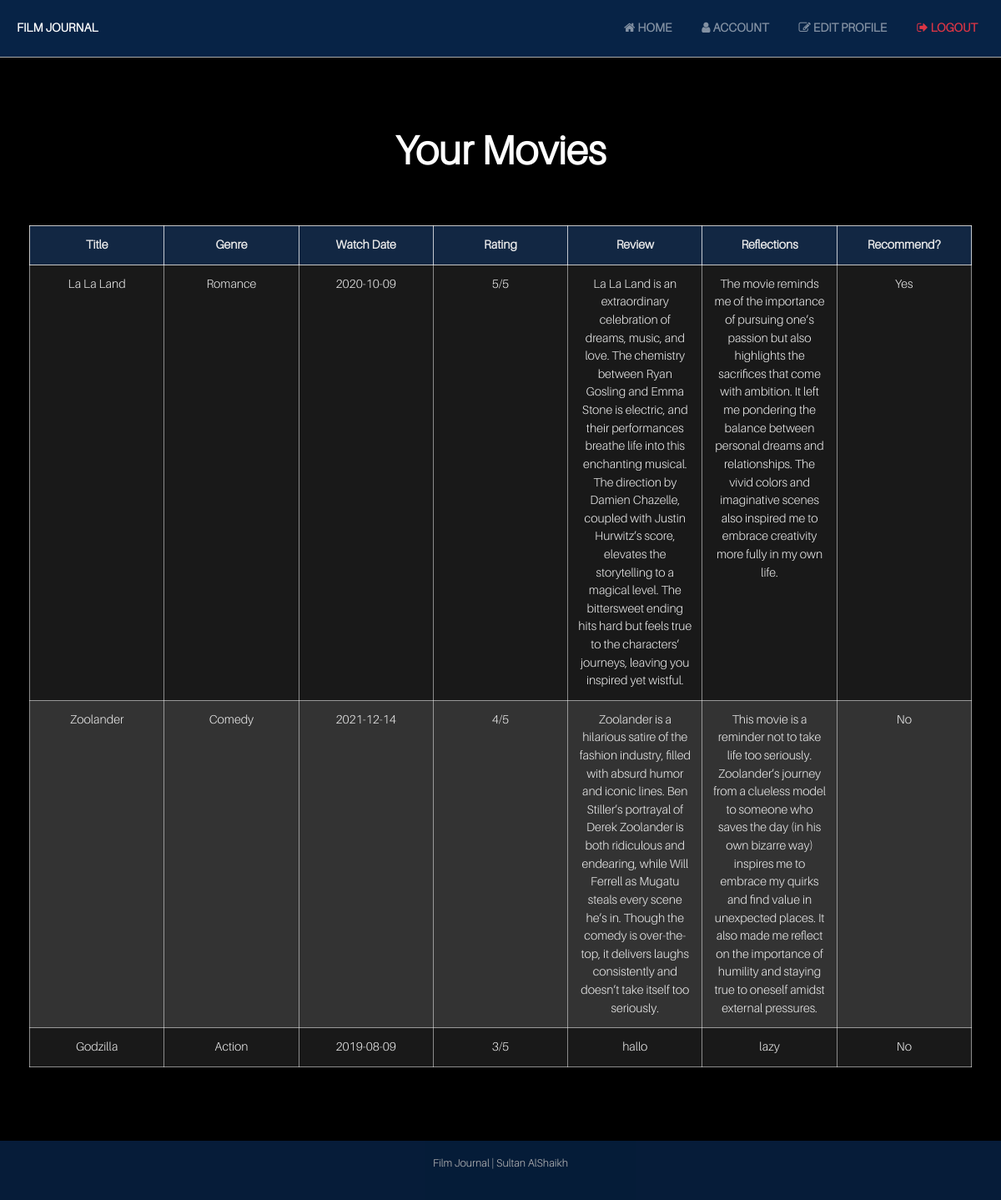
Page /account (signed in) on the committed database.
### app/models.py (models this page shows, shortened)
class Movie(db.Model):
    __tablename__ = 'movie'
    id = db.Column(db.Integer, primary_key=True)
    title = db.Column(db.String(100), nullable=False)
    rating = db.Column(db.Integer, nullable=False)
    watch_date = db.Column(db.Date)
    genre = db.Column(db.String(50))
    review = db.Column(db.String(500))
    reflections = db.Column(db.String(500))
    watched = db.Column(db.Boolean, default=False)
    recommend = db.Column(db.Boolean, default=False)
    tmdb_id = db.Column(db.Integer, unique=True, nullable=True)
    poster_url = db.Column(db.String(255), nullable=True)
    user_id = db.Column(db.Integer, db.ForeignKey('user.id'), nullable=False)
    likes = db.relationship('Like', backref='liked_movie', lazy='dynamic')

### app/views.py (the view)
@app.route('/account')
@login_required
def account():
    movies = Movie.query.filter_by(user_id=current_user.id).all()
    return render_template('account.html', movies=movies)

### app/__init__.py (called while the page is built)
@login_manager.user_loader
def load_user(user_id):
    return models.User.query.get(int(user_id))

### app/templates/account.html (shortened to what this page needs)
{% extends "base.html" %}
{% block content %}
<h1>Your Movies</h1>
{% if movies %}
  <div class="table-container">
    <table class="table table-striped">
      <thead>
        <tr>
          <th>Title</th>
          <th>Genre</th>
          <th>Watch Date</th>
          <th>Rating</th>
          <th>Review</th>
          <th>Reflections</th>
          <th>Recommend?</th>
        </tr>
      </thead>
      <tbody>
        {% for movie in movies %}
        <tr>
          <td>{{ movie.title }}</td>
          <td>{{ movie.genre }}</td>
          <td>{{ movie.watch_date.strftime('%Y-%m-%d') if movie.watch_date else 'N/A' }}</td>
          <td>{{ movie.rating }}/5</td>
          <td>{{ movie.review }}</td>
          <td>{{ movie.reflections }}</td>
          <td>{{ 'Yes' if movie.recommend else 'No' }}</td>
        </tr>
        {% endfor %}
      </tbody>
    </table>
  </div>
{% else %}
  <p>You have no movies logged yet.</p>
{% endif %}
{% endblock %}

### app/static/styles.css (style rules this page uses)
:root { --primary-color: #000000; --secondary-color: #FFFFFF; --highlight-color: #1A73E8; --card-background: #1A1A1A; --text-color: #EAEAEA; --button-hover: #0056b3; --shadow-color: rgba(0, 0, 0, 0.5); --gold-color: #FFD700; --gray-star: #ccc; }
body { font-family: 'Aileron Light', Arial, sans-serif; background-color: var(--primary-color); color: var(--text-color); margin: 0; padding: 0; line-height: 1.5; }
h1 { font-family: 'Aileron Light', Arial, sans-serif; font-size: 3rem; font-weight: 700; color: var(--secondary-color); text-align: center; margin: 40px 0; }
.table { background-color: var(--card-background); border-radius: 0; box-shadow: 0 8px 16px var(--shadow-color); overflow: hidden; margin: 20px 0; width: 100%; table-layout: fixed; }
.table-container, .table, .table td, .table th { color: var(--text-color) !important; }
.table th, .table td { overflow-wrap: break-word; font-size: 0.9rem; padding: 12px; text-align: center; }
.table th { background-color: rgba(4, 47, 103, 0.5); border: 1px solid rgba(255, 255, 255, 0.75) !important; color: var(--text-color); white-space: nowrap; font-weight: 600; }
.table-container { overflow-x: auto; -webkit-overflow-scrolling: touch; padding: 0 15px; }
tr { border: 1px solid rgba(255, 255, 255, 0.75) !important; }
td { border: 1px solid rgba(255, 255, 255, 0.5) !important; }
tr:nth-child(odd) { background: #212121; }
tr:nth-child(even) { background-color: #333333; }

### rows in the picture
Movie: title "La La Land", genre "Romance", watch_date "2020-10-09", rating "5", review "La La Land is an extraordinary celebration of dreams, music, and love. The chemistry between Ryan Gosling and Emma Stone is electric, and their performances breathe life into this enchanting musical. The direction by Damien Chazelle, coupled with Justin Hurwitz’s score, elevates the storytelling to a magical level. The bittersweet ending hits hard but feels true to the characters’ journeys, leaving you inspired yet wistful.", reflections "The movie reminds me of the importance of pursuing one’s passion but also highlights the sacrifices that come with ambition. It left me pondering the balance between personal dreams and relationships. The vivid colors and imaginative scenes also inspired me to embrace creativity more fully in my own life.", recommend "Yes"
Movie: title "Zoolander", genre "Comedy", watch_date "2021-12-14", rating "4", review "Zoolander is a hilarious satire of the fashion industry, filled with absurd humor and iconic lines. Ben Stiller’s portrayal of Derek Zoolander is both ridiculous and endearing, while Will Ferrell as Mugatu steals every scene he’s in. Though the comedy is over-the-top, it delivers laughs consistently and doesn’t take itself too seriously.", reflections "This movie is a reminder not to take life too seriously. Zoolander’s journey from a clueless model to someone who saves the day (in his own bizarre way) inspires me to embrace my quirks and find value in unexpected places. It also made me reflect on the importance of humility and staying true to oneself amidst external pressures.", recommend "No"
Movie: title "Godzilla", genre "Action", watch_date "2019-08-09", rating "3", review "hallo", reflections "lazy", recommend "No"
